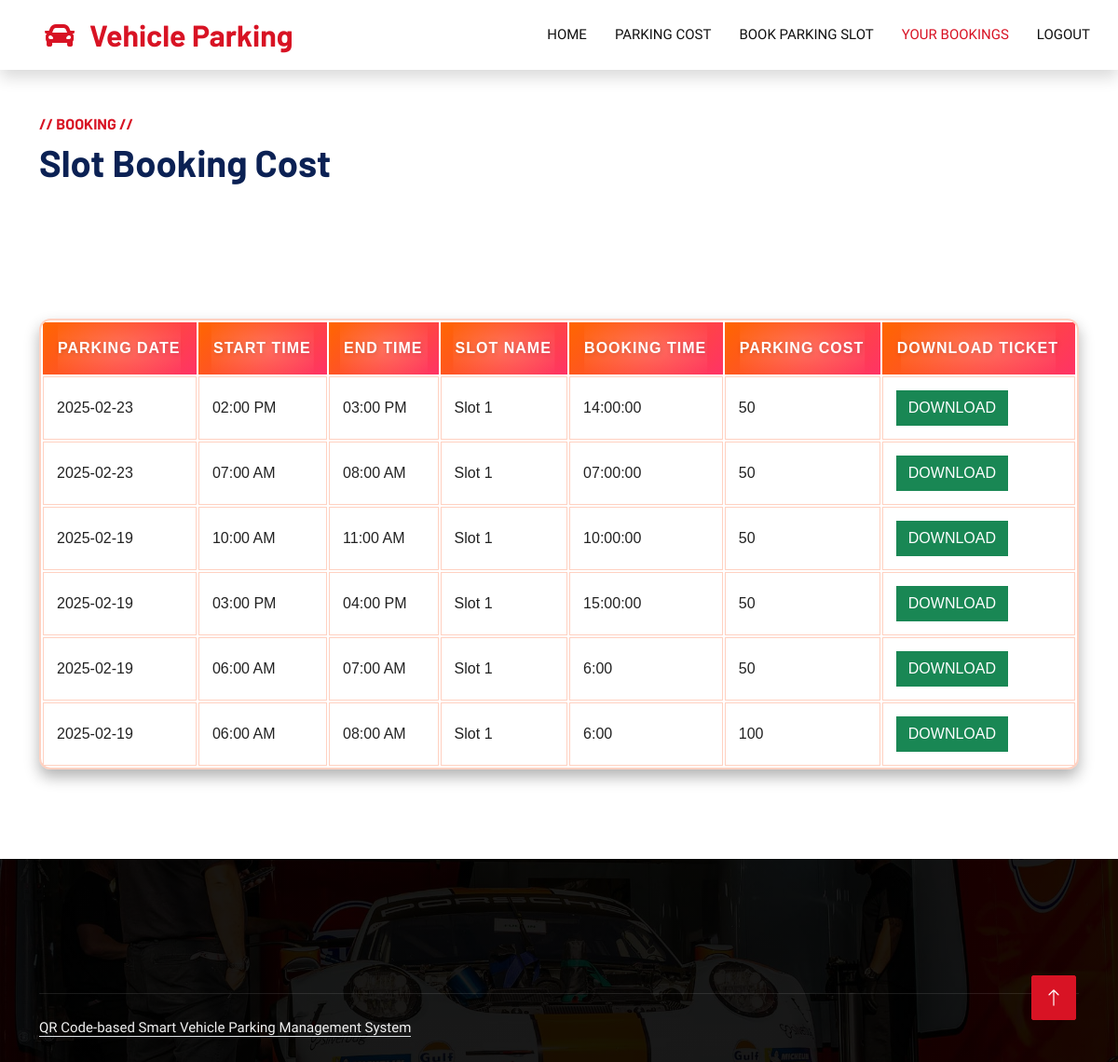
/your_bookings.php (signed in), run on an earlier commit of the app's database.
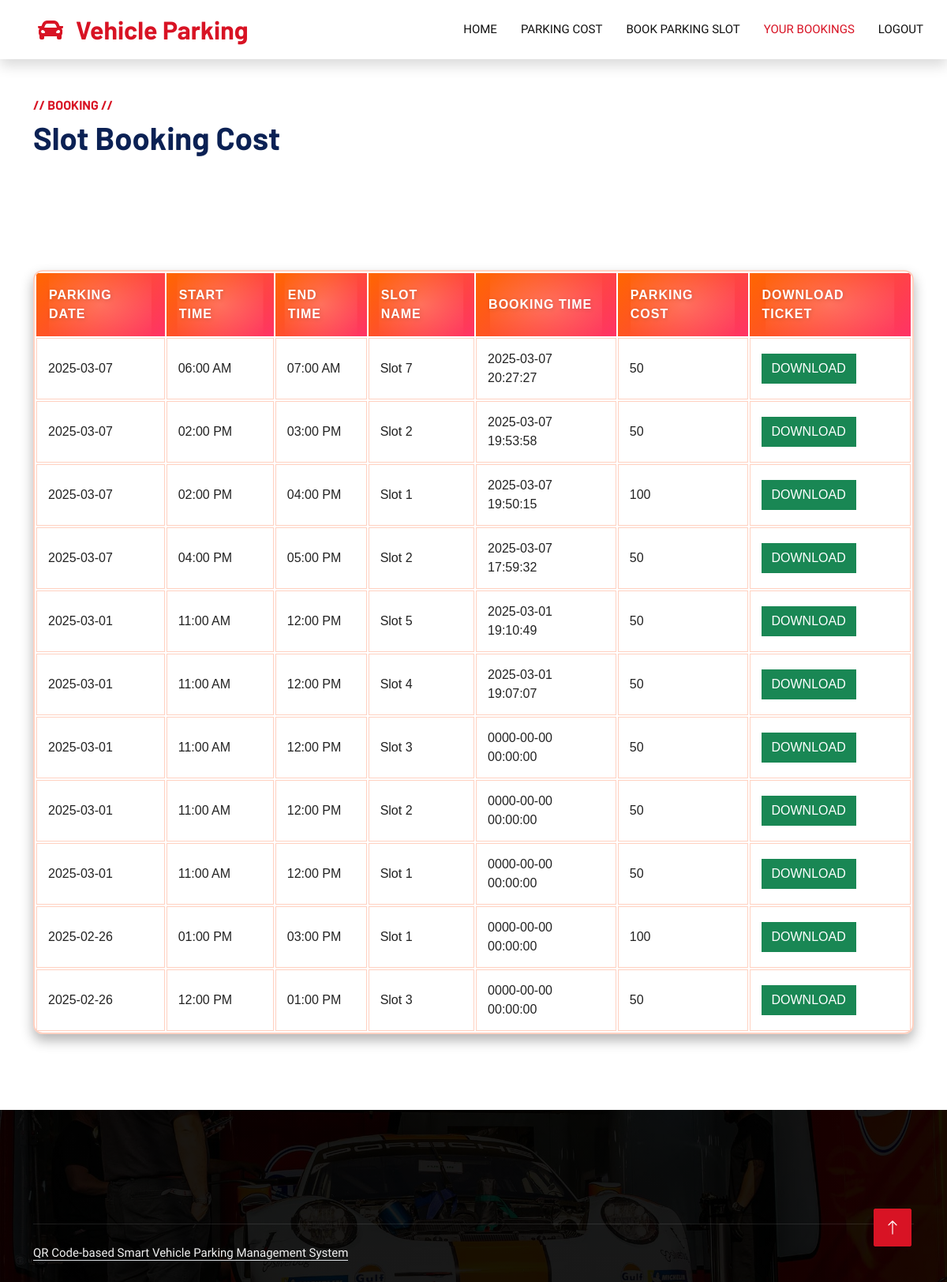
And on a later commit of the database.
### tables this page shows
CREATE TABLE `slot_booking` (
  `id` int(10) UNSIGNED NOT NULL,
  `uname` varchar(255) NOT NULL,
  `uid` int(45) NOT NULL,
  `pdate` date NOT NULL,
  `stime` time NOT NULL,
  `phrs` varchar(45) NOT NULL,
  `umail` varchar(45) NOT NULL,
  `slot_name` varchar(255) NOT NULL,
  `time` timestamp NOT NULL DEFAULT current_timestamp(),
  `endtime` time NOT NULL,
  `pcost` varchar(45) NOT NULL,
  `image_data` longblob DEFAULT NULL,
  `codeval` varchar(255) DEFAULT NULL,
  `ustatus` varchar(45) NOT NULL DEFAULT 'No'
);

### your_bookings.php (the view, shortened to what this page needs)
<?php
$conn = SQLConnection::getConnection();
$uid = $_SESSION["uid"];
try {
    $query = "SELECT * FROM slot_booking WHERE uid = :uid AND ustatus='No' ORDER BY id DESC";
    $stmt = $conn->prepare($query);
    $stmt->bindParam(":uid", $uid, PDO::PARAM_INT);
    $stmt->execute();
    $result = $stmt->fetchAll(PDO::FETCH_ASSOC);
} catch (PDOException $e) {
    die("Query failed: " . $e->getMessage());
}
function formatTimeAMPM($time) {
    return date("h:i A", strtotime($time));
}
?>
<!DOCTYPE html>
<html lang="en">
<head>
    <link href="https://cdnjs.cloudflare.com/ajax/libs/font-awesome/5.10.0/css/all.min.css" rel="stylesheet">
    <link href="https://cdn.jsdelivr.net/npm/bootstrap-icons@1.4.1/font/bootstrap-icons.css" rel="stylesheet">
    <link href="lib/animate/animate.min.css" rel="stylesheet">
    <link href="lib/owlcarousel/assets/owl.carousel.min.css" rel="stylesheet">
    <link href="lib/tempusdominus/css/tempusdominus-bootstrap-4.min.css" rel="stylesheet" />
    <link href="css/bootstrap.min.css" rel="stylesheet">
    <link href="css/style.css" rel="stylesheet">
    <link href="css/table.css" rel="stylesheet">
</head>
<body>
    <nav class="navbar navbar-expand-lg bg-white navbar-light shadow sticky-top p-0">
        <a href="#" class="navbar-brand d-flex align-items-center px-4 px-lg-5">
            <h2 class="m-0 text-primary"><i class="fa fa-car me-3"></i>Vehicle Parking</h2>
        </a>
        <div class="collapse navbar-collapse" id="navbarCollapse">
            <div class="navbar-nav ms-auto p-4 p-lg-0">
                <a href="UserHome.php" class="nav-item nav-link">Home</a>
                <a href="parking_cost1.php" class="nav-item nav-link">Parking Cost</a>
                <a href="Book_parking.php" class="nav-item nav-link">Book Parking Slot</a>
                <a href="your_bookings.php" class="nav-item nav-link active">Your Bookings</a>
                <a href="logout.php" class="nav-item nav-link">Logout</a>
            </div>
        </div>
    </nav>
    <div class="container-xxl py-5 wow fadeInUp" data-wow-delay="0.1s">
        <div class="container">
            <div class="row g-4">
                <div class="col-lg-8 col-md-6">
                    <h6 class="text-primary text-uppercase">// Booking //</h6>
                    <h1 class="mb-4">Slot Booking Cost</h1>
                    <br><br><br><br>
                </div>
                <div class="col-lg-12">
                    <table id="naresh">
                        <tr>
                            <th>Parking Date</th>
                            <th>Start Time</th>
                            <th>End Time</th>
                            <th>Slot Name</th>
                            <th>Booking Time</th>
                            <th>Parking Cost</th>
                            <th>Download Ticket</th>
                        </tr>
                        <?php foreach ($result as $row): ?>
        <tr>
            <td><?= htmlspecialchars($row["pdate"]) ?></td>
            <td><?= formatTimeAMPM($row["stime"]) ?></td>
            <td><?= formatTimeAMPM($row["endtime"]) ?></td>
            <td><?= htmlspecialchars($row["slot_name"]) ?></td>
            <td><?= htmlspecialchars($row["time"]) ?></td>
            <td><?= htmlspecialchars($row["pcost"]) ?></td>
            <td><a href="DownloadTicket.php?reqid=<?= $row["id"] ?>" class="btn btn-success" style="color: white">Download</a></td>
        </tr>
    <?php endforeach; ?>
</table>
                </div>
            </div>
        </div>
    </div>
    <div class="container-fluid bg-dark text-light footer pt-5 mt-5 wow fadeIn" data-wow-delay="0.1s">
        <div class="container py-5">
            <div class="row g-5">
            </div>
        </div>
        <div class="container">
            <div class="copyright">
                <div class="row">
                    <div class="col-md-6 text-center text-md-start mb-3 mb-md-0">
                        <a class="border-bottom" href="#">QR Code-based Smart Vehicle Parking Management System</a>
                    </div>
                    <div class="col-md-6 text-center text-md-end"></div>
                </div>
            </div>
        </div>
    </div>
    <a href="#" class="btn btn-lg btn-primary btn-lg-square back-to-top"><i class="bi bi-arrow-up"></i></a>
</body>
</html>

What changed in the data, as far as the page shows it:
removed slot_booking: pdate "2025-02-23", stime "02:00 PM", endtime "03:00 PM", slot_name "Slot 1", time "14:00:00", pcost "50"
removed slot_booking: pdate "2025-02-23", stime "07:00 AM", endtime "08:00 AM", slot_name "Slot 1", time "07:00:00", pcost "50"
removed slot_booking: pdate "2025-02-19", stime "10:00 AM", endtime "11:00 AM", slot_name "Slot 1", time "10:00:00", pcost "50"
removed slot_booking: pdate "2025-02-19", stime "03:00 PM", endtime "04:00 PM", slot_name "Slot 1", time "15:00:00", pcost "50"
removed slot_booking: pdate "2025-02-19", stime "06:00 AM", endtime "07:00 AM", slot_name "Slot 1", time "6:00", pcost "50"
removed slot_booking: pdate "2025-02-19", stime "06:00 AM", endtime "08:00 AM", slot_name "Slot 1", time "6:00", pcost "100"
added slot_booking: pdate "2025-03-07", stime "06:00 AM", endtime "07:00 AM", slot_name "Slot 7", time "2025-03-07 20:27:27", pcost "50"
added slot_booking: pdate "2025-03-07", stime "02:00 PM", endtime "03:00 PM", slot_name "Slot 2", time "2025-03-07 19:53:58", pcost "50"
added slot_booking: pdate "2025-03-07", stime "02:00 PM", endtime "04:00 PM", slot_name "Slot 1", time "2025-03-07 19:50:15", pcost "100"
added slot_booking: pdate "2025-03-07", stime "04:00 PM", endtime "05:00 PM", slot_name "Slot 2", time "2025-03-07 17:59:32", pcost "50"
added slot_booking: pdate "2025-03-01", stime "11:00 AM", endtime "12:00 PM", slot_name "Slot 5", time "2025-03-01 19:10:49", pcost "50"
added slot_booking: pdate "2025-03-01", stime "11:00 AM", endtime "12:00 PM", slot_name "Slot 4", time "2025-03-01 19:07:07", pcost "50"
added slot_booking: pdate "2025-03-01", stime "11:00 AM", endtime "12:00 PM", slot_name "Slot 3", time "0000-00-00 00:00:00", pcost "50"
added slot_booking: pdate "2025-03-01", stime "11:00 AM", endtime "12:00 PM", slot_name "Slot 2", time "0000-00-00 00:00:00", pcost "50"
added slot_booking: pdate "2025-03-01", stime "11:00 AM", endtime "12:00 PM", slot_name "Slot 1", time "0000-00-00 00:00:00", pcost "50"
added slot_booking: pdate "2025-02-26", stime "01:00 PM", endtime "03:00 PM", slot_name "Slot 1", time "0000-00-00 00:00:00", pcost "100"
added slot_booking: pdate "2025-02-26", stime "12:00 PM", endtime "01:00 PM", slot_name "Slot 3", time "0000-00-00 00:00:00", pcost "50"
